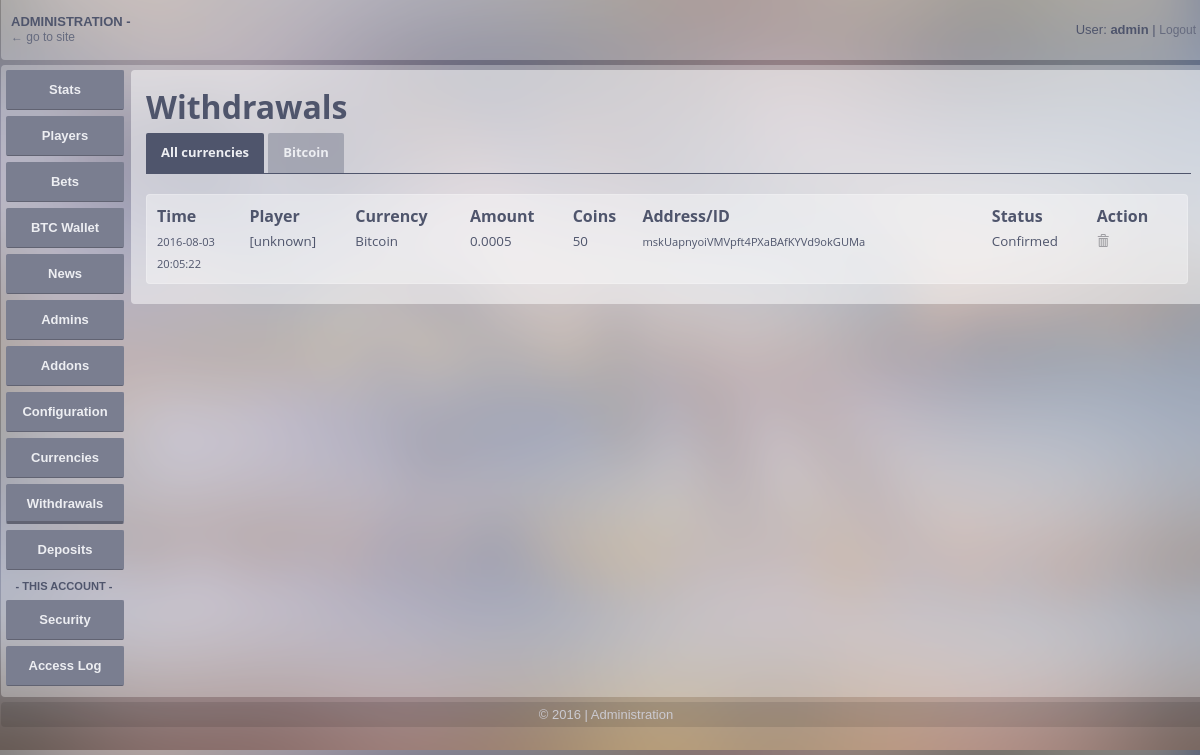
/admin/?p=withdrawals (signed in), run on the app's committed database.
### tables this page shows
CREATE TABLE `withdrawals` (
  `id` int(255) NOT NULL AUTO_INCREMENT,
  `player_id` int(255) NOT NULL,
  `address` text NOT NULL,
  `withdrawned` int(11) NOT NULL DEFAULT '0',
  `amount` double NOT NULL DEFAULT '0',
  `coins_amount` int(255) NOT NULL,
  `currency` text NOT NULL,
  `time` timestamp NOT NULL DEFAULT CURRENT_TIMESTAMP,
  PRIMARY KEY (`id`)
);

### inc/db_functions.php (called while the page is built, shortened)
<?php
function db_query($q) {
  include __DIR__.'/db-conf.php';
  $return = mysqli_query($db,$q);
  return $return;
}
function db_fetch_array($q) {
  return mysqli_fetch_array($q);
}
?>

### admin/pages/withdrawals.php (the view, shortened to what this page needs)
<?php
$query = db_query("SELECT * FROM `withdrawals` $where ORDER BY `time` DESC");
?>
<link rel="stylesheet" type="text/css" href="https://cdn.datatables.net/v/dt/dt-1.10.12/datatables.min.css"/>
<h1>Withdrawals</h1>
<div class="menu_ menu-horizontal">
    <ul>
        <li><a href="?p=withdrawals" class="<?php if (!isset($_GET['c']) || empty($_GET['c'])) echo 'active_'; ?>">All currencies</a></li>
        <li><a href="?p=withdrawals&c=btc" class="<?php if (isset($_GET['c']) && $_GET['c'] == 'btc') echo 'active_'; ?>">Bitcoin</a></li>
    </ul>
</div>
<div class="zprava" style="margin-top: 20px;">
    <table class="vypis_table" id="withdrawals_table">
        <thead>
        <tr class="vypis_table_head">
            <th>Time</th>
            <th>Player</th>
            <th>Currency</th>
            <th>Amount</th>
            <th>Coins</th>
            <th>Address/ID</th>
            <th>Status</th>
            <th>Action</th>
        </tr>
        </thead>
        <tbody>
        <?php
        while ($tx = db_fetch_array($query)) {
            if (db_num_rows(db_query("SELECT `username` FROM `players` WHERE `id`=$tx[player_id] LIMIT 1")) != 0)
                $player = db_fetch_array(db_query("SELECT `username` FROM `players` WHERE `id`=$tx[player_id] LIMIT 1"));
            else $player['username'] = '[unknown]';
            if ($tx['withdrawned']) {
                $status = "Confirmed";
                $actions = '<a title="Delete" href="#" onclick="wr_delete(' . $tx['id'] . ');"><span class="glyphicon glyphicon-trash"></a>';
            } else {
                $status = "Initiated";
                $actions = '<a title="Approve" href="#" onclick="wr_approve(' . $tx['id'] . ');"><span class="glyphicon glyphicon-ok"></a>&nbsp;&nbsp;<a title="Disapprove (return coins to player)" href="#" onclick="wr_deny(' . $tx['id'] . ');"><span class="glyphicon glyphicon-remove"></a>';
            }
        if($tx['currency'] == 'btc') {
            $name = 'Bitcoin';
        }
        else{
            $currency = db_fetch_array(db_query("SELECT `currency` FROM `currencies` WHERE `id`='".$tx['currency']."' LIMIT 1"));
            $name = $currency['currency'];
        }
            echo '<tr class="vypis_table_obsah">';
            echo '<td><small><small>' . str_replace(' ', '<br>', $tx['time']) . '</small></small></td>';
            echo '<td><small>' . $player['username'] . '</small></td>';
            echo '<td><small>' . $name . '</small></td>';
            echo '<td><small>' . $tx['amount'] . '</small></td>';
            echo '<td><small>' . $tx['coins_amount'] . '</small></td>';
            echo '<td><small><small>' . $tx['address'] . '</small></small></td>';
            echo '<td><small>' . $status . '</small></td>';
            echo '<td>' . $actions . '</td>';
            echo '</tr>';
        }
        ?>
        </tbody>
    </table>
</div>

### admin/layout.css (style rules this page uses)
* { margin: 0; padding: 0; }
body { width: 100%; background-image: url('imgs/bg.png'); background-size: cover; color: #4F556C; font-family: sans-serif; }
h1 { margin-bottom: 5px; }
a { color: #9f9ea3; text-decoration: none; font-size: 12px; }
.menu_ { width: 116px; }
.menu_ ul { margin: 0; }
.menu_ ul li { list-style: none outside none; padding-bottom: 6px }
.menu_ ul a { display: inline-block; text-align: center; width: 116px; height: 38px; line-height: 38px; font-weight: bold; color: #edeef2; -webkit-border-radius: 2px; -moz-border-radius: 2px; border-radius: 2px; background-color: #7A7E90; font-size: 13px; border: 1px solid #7A7E90; border-bottom: 1px solid #616372; }
.menu_ ul a.active_ { height: 36px; border-bottom: 3px solid #616372; }
.menu_.menu-horizontal { width: 100%; margin-bottom: 20px; }
.menu_.menu-horizontal ul { border-bottom: 1px solid #4F556C }
.menu_.menu-horizontal ul li { display: inline-block; padding-bottom: 0px; }
.menu_.menu-horizontal ul a { border: 0px; height: 40px; border-radius: 2px 2px 0px 0px; background: rgba(122,126,144,0.5); width: auto; padding: 0px 15px; }
.menu_.menu-horizontal ul a.active_ { background: #4F556C; }
table { width: 100%; }
table td { vertical-align: top; }
.zprava { background-color: rgba(255, 255, 255, 0.4); -webkit-border-radius: 4px; -moz-border-radius: 4px; border-radius: 4px; padding: 8px; width: 98%; border: 1px solid rgba(255, 255, 255, 0.2); margin-bottom: 5px; }

### data on the page
withdrawals: time "2016-08-03 20:05:22", username "[unknown]", currency "Bitcoin", amount "0.0005", coins_amount "50", address "mskUapnyoiVMVpft4PXaBAfKYVd9okGUMa", withdrawned "Confirmed"

### other printed values
$_SESSION['username'] "admin"
